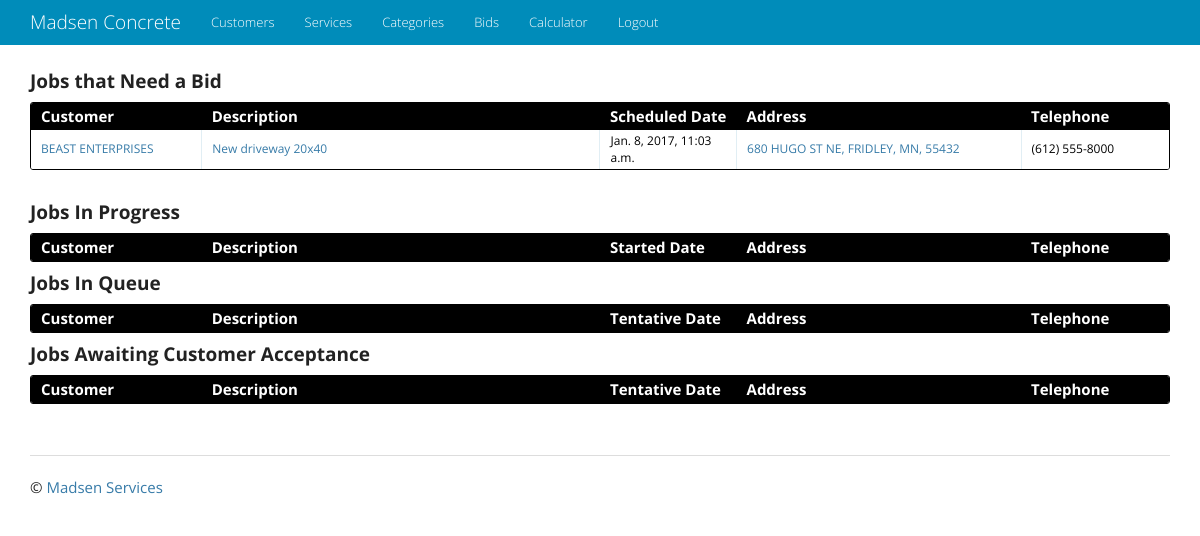
The app's page /, older data.
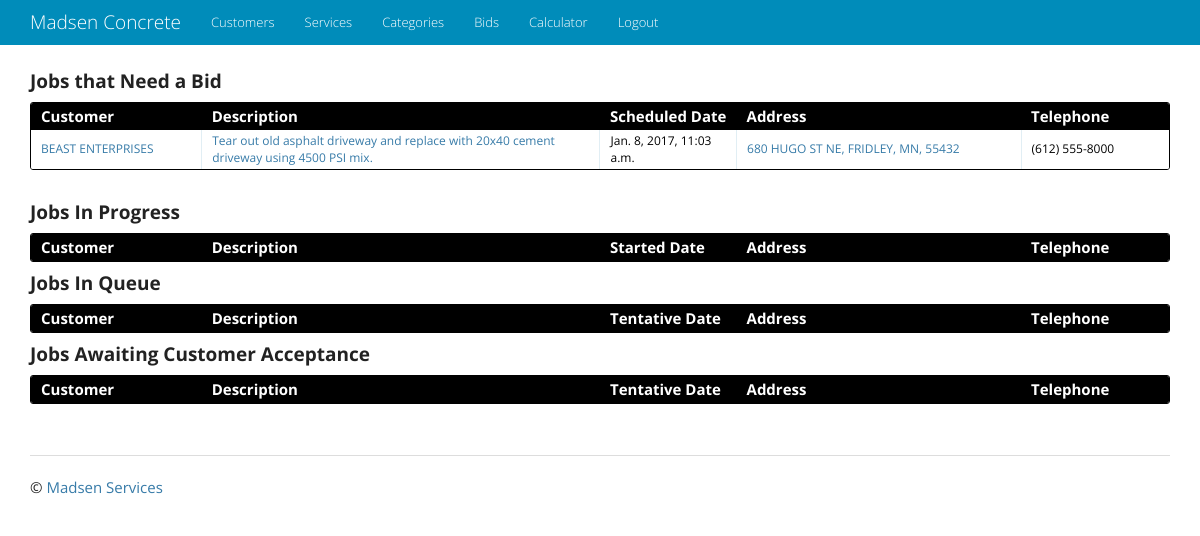
The same page, newer data.
### bid/models.py (models this page shows, shortened)
class Bid(models.Model):
    description = models.CharField(max_length=2000)
    notes = models.CharField(max_length=2000, blank=True)
    timestamp = models.DateTimeField(auto_now_add=True)
    customer = models.ForeignKey('customer.Customer', on_delete=models.CASCADE)
    address = models.ForeignKey('address.Address')
    scheduled_bid_date = models.DateTimeField(null=True, blank=True)
    tentative_start = models.DateField(null=True, blank=True)
    actual_start = models.DateField(null=True, blank=True)
    completion_date = models.DateField(null=True, blank=True)
    down_payment_amount = models.FloatField(default=0)
    down_payment_date = models.DateField(null=True, blank=True)
    final_payment_amount = models.FloatField(default=0)
    final_payment_date = models.DateField(null=True, blank=True)
    status = models.CharField(max_length=2000, choices=BID_STATUS, default='Needs Bid')
    class Meta:
        verbose_name_plural = 'Bids'

### customer/models.py (models this page shows, shortened)
class Customer(models.Model):
    first_name = models.CharField(max_length=64, help_text="Enter the customer's first name")
    last_name = models.CharField(max_length=64, blank=True, help_text="Enter the customer's last name")
    company_name = models.CharField(max_length=128, blank=True, help_text="Enter the company name")
    email = models.EmailField(help_text="Enter the customer email address", blank=True)
    telephone = models.CharField(max_length=10, blank=True, help_text="Enter the customer telephone number")
    created_date = models.DateTimeField(auto_now_add=True)
    class Meta:
        verbose_name_plural = 'Customers'
    def __str__(self):
        if self.company_name:
            return self.company_name
        else:
            return '{} {}'.format(self.first_name, self.last_name)

### address/models.py (models this page shows, shortened)
class Address(models.Model):
    street = models.CharField(max_length=128, blank=True, help_text="Enter the street address")
    city = models.CharField(max_length=50, blank=True, help_text="Enter the city")
    state = models.CharField(max_length=2, blank=True, help_text="Enter the 2 digit state abbreviation")
    zip = models.CharField(max_length=5, blank=True, help_text="Enter the 5 digit zipcode")
    customer = models.ForeignKey('customer.Customer', on_delete=models.CASCADE)
    class Meta:
        verbose_name_plural = 'Addresses'
    def __str__(self):
        return '{0}, {1}, {2}, {3}'.format(self.street, self.city, self.state, self.zip)

### overview/views.py (the view)
# urls.py: url(r'^$', OverviewList.as_view(), name='overview_list'),
class OverviewList(ListView):
    model = Bid
    template_name = 'overview/overview_list.html'

### customer/templatetags/format_telephone.py (called while the page is built)
@register.filter
def format_telephone(value):
    if len(value) == 10:
        value = "({}) {}-{}".format(value[:3], value[3:6], value[6:])
    return value

### customer/templatetags/urlify.py (called while the page is built)
@register.filter
def urlify(value):
    value = quote_plus(value)
    return value

### templates/overview/overview_list.html (shortened to what this page needs)
{% extends "base.html" %}
{% load urlify %}
{% load format_telephone %}
{% block content %}
<div class="entries">
  <h4><strong>Jobs that Need a Bid</strong></h4>
  <div class="datagrid">
    <table>
      <thead>
        <tr>
          <th width="15%"><strong>Customer</strong></th>
          <th width="35%"><strong>Description</strong></th>
          <th width="12%"><strong>Scheduled Date</strong></th>
          <th width="25%"><strong>Address</strong></th>
          <th width="13%"><strong>Telephone</strong></th>
        </tr>
      </thead>
    {% for bid in object_list %}
        {% if bid.status == 'Needs Bid' %}
          <tr style="{% cycle 'background: white' 'background: #F0F0F0' %}">
              <td><a href="{% url 'customer_app:customer_detail' pk=bid.customer.id %}">{{ bid.customer }}</a></td>
              <td><a href="{% url 'bid_app:bid_update' pk=bid.pk %}">{{ bid.description }}</a></td>
              <td>{{ bid.scheduled_bid_date }}</td>
              <td><a href="https://www.google.com/maps/place/{{ bid.address.street|urlify|add:'+'|add:bid.address.zip }}"
                     target="_blank">{{ bid.address }}</a></td>
              <td>{{ bid.customer.telephone|format_telephone }}</td>
        {% endif %}
    {% endfor %}
    </table>
  </div>
</div>
<br>
<div class="entries">
  <h4><strong>Jobs In Progress</strong></h4>
  <div class="datagrid">
    <table>
      <thead>
        <tr>
          <th width="15%"><strong>Customer</strong></th>
          <th width="35%"><strong>Description</strong></th>
          <th width="12%"><strong>Started Date</strong></th>
          <th width="25%"><strong>Address</strong></th>
          <th width="13%"><strong>Telephone</strong></th>
        </tr>
      </thead>
    </table>
  </div>
</div>
<div class="entries">
  <h4><strong>Jobs In Queue</strong></h4>
  <div class="datagrid">
    <table>
      <thead>
        <tr>
          <th width="15%"><strong>Customer</strong></th>
          <th width="35%"><strong>Description</strong></th>
          <th width="12%"><strong>Tentative Date</strong></th>
          <th width="25%"><strong>Address</strong></th>
          <th width="13%"><strong>Telephone</strong></th>
        </tr>
      </thead>
    </table>
  </div>
</div>
<div class="entries">
  <h4><strong>Jobs Awaiting Customer Acceptance</strong></h4>
  <div class="datagrid">
    <table>
      <thead>
        <tr>
          <th width="15%"><strong>Customer</strong></th>
          <th width="35%"><strong>Description</strong></th>
          <th width="12%"><strong>Tentative Date</strong></th>
          <th width="25%"><strong>Address</strong></th>
          <th width="13%"><strong>Telephone</strong></th>
        </tr>
      </thead>
    </table>
  </div>
</div>
{% endblock content %}

Row changes from the older to the newer data that the page shows:
changed Bid "BEAST ENTERPRISES": description "New driveway 20x40" → "Tear out old asphalt driveway and replace with 20x40 cement driveway using 4500 PSI mix."
